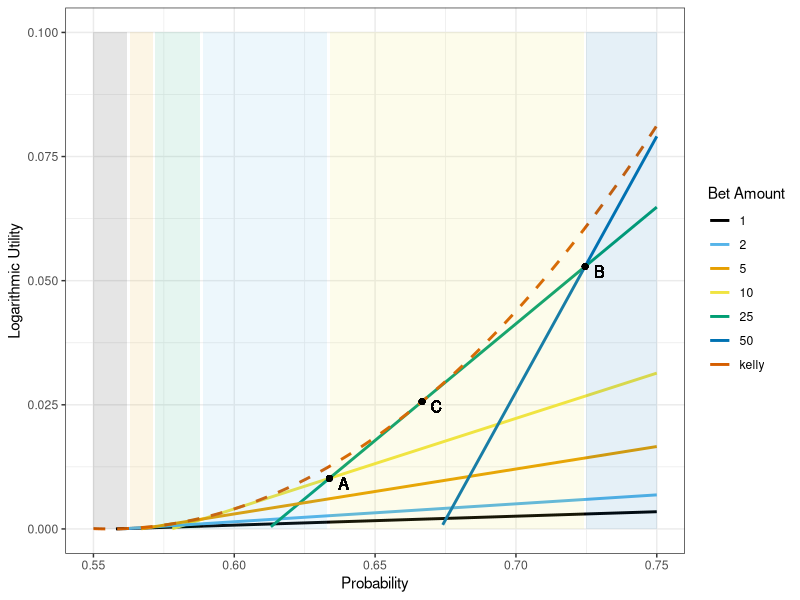
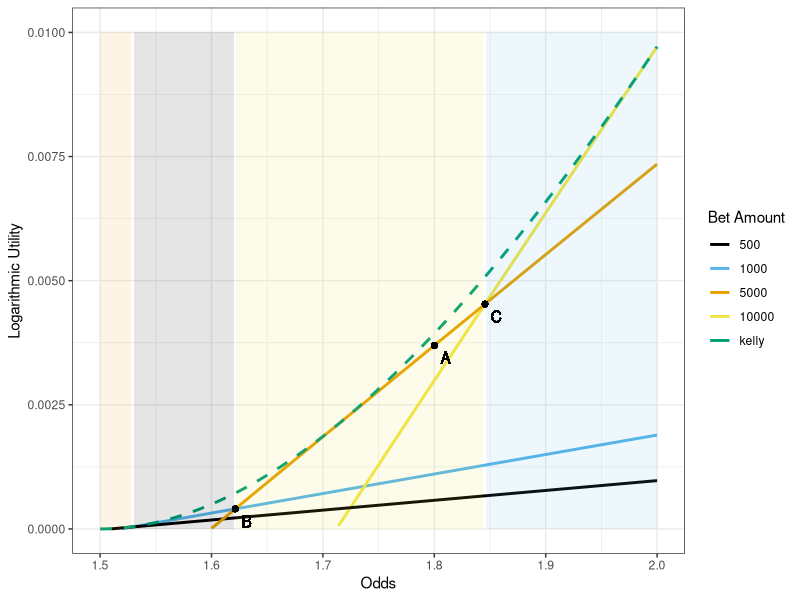

These charts were generated, in order, by the following R code: (Note: this script raises an error after producing the figures.)
library(tidyverse)

log_utility <- function(bankroll, amount, probability, odds) {
  return_this <- ifelse(amount >= bankroll, NA, 
                        probability * log(1 + odds * amount / bankroll) + 
                          (1 - probability) * log(1 - amount / bankroll))
  return_this
}

kelly <- function(odds, probability) {
  (probability * (odds + 1) - 1) / odds
}

intersection <- function(f1, f2, x_lower, x_higher, accuracy = .001, epsilon = .001){
  result = data.frame(x_values = seq(x_lower, x_higher, by = accuracy)) %>%
    mutate(f1_values = f1(x_values), f2_values = f2(x_values), difference = abs(f2_values - f1_values))
  min_difference = min(result$difference)
  min_entry = result[result$difference == min_difference,]
  if(min_difference < epsilon){
    min_entry$x_values
  }
  else{
    NA
  }
}

EV <- function(odds, probability, bet, bankroll){
  probability * log(1 + (odds * bet / bankroll)) + (1 - probability) * log(1 - (bet / bankroll))
}

my_colors <- c("#000000", "#56B4E9", "#E69F00", "#F0E442", 
               "#009E73", "#0072B2", "#D55E00", "#CC7947")

# Varying Probability

x_offset = .005
y_offset = -.001

odds = .8
probability = seq(0, 1, length.out = 1001)
bankroll = 100
amount = c(1, 2, 5, 10, 25, 50, "kelly")
univ = expand.grid(odds = odds, probability = probability, 
                   bankroll = bankroll, amount = amount, 
                   stringsAsFactors = FALSE) %>%
  mutate(
    amount_color = as.factor(amount),
    amount = ifelse(amount == "kelly", 
                    kelly(odds, probability) * bankroll, 
                    as.integer(amount)),
    utility = log_utility(bankroll = bankroll, odds = odds, 
                          probability = probability, amount = amount)) %>%
  mutate(is_kelly = ifelse(amount_color == "kelly", "Kelly", "non-Kelly"))

maxes = univ %>%
  filter(is_kelly == "non-Kelly") %>%
  group_by(odds, probability, bankroll) %>%
  slice(which.max(utility)) %>%
  select(odds, 
         probability, 
         bankroll, 
         best_bet = amount_color, 
         best_utility = utility)

graph_varyp <- univ %>%
  left_join(maxes) %>%
  ggplot(aes(x = probability, y = utility)) +
  geom_line(aes(color = amount_color, linetype = is_kelly), size = 1) +
  # geom_ribbon(aes(ymin = 0, ymax = best_utility, fill = best_bet), alpha = .1) +
  geom_ribbon(aes(ymin = 0, ymax = .1, fill = best_bet), alpha = .1) +
  xlim(.55, .75) + 
  ylim(0, .1) +
  scale_colour_manual(name  ="Bet Amount", 
                      breaks = c("1", "2", "5", "10", "25", "50", "kelly"), 
                      values = my_colors) +
  scale_fill_manual(values = my_colors) +
  scale_linetype_manual(values = c("Kelly" = "dashed", "non-Kelly" = "solid")) + 
  guides(linetype = FALSE, fill = FALSE, size = FALSE) +
  xlab("Probability") + 
  ylab("Logarithmic Utility") + 
  # ggtitle("Expected Logarithmic Utility with Varying Probability", 
  #         subtitle = "(Odds = .8, Bankroll = 100)") + 
  theme_bw() +
  geom_point(aes(x=0.7245419, y=0.05285527)) +
  geom_text(aes(x=0.7245419 + x_offset, y=0.05285527 + y_offset, label = 'B')) +
  geom_point(aes(x=0.6337606, y=0.0101877)) +
  geom_text(aes(x=0.6337606 + x_offset, y=0.0101877 + y_offset, label = 'A')) +
  geom_point(aes(x=2/3, y=0.02565368)) +
  geom_text(aes(x=2/3 + x_offset, y=0.02565368 + y_offset, label = 'C'))

ggsave(
  file = 'varyp.png', 
  plot = graph_varyp, 
  width= 6, 
  height = 4, 
  path = 'intersection_plots'
)

# Varying Odds

x_offset = .01
y_offset = -.00025

odds = seq(1, 3, length.out = 1001)
probability = .4
bankroll = 100000
amount = c(500, 1000, 5000, 10000, "kelly")
univ = expand.grid(odds = odds, probability = probability, 
                   bankroll = bankroll, amount = amount, 
                   stringsAsFactors = FALSE) %>%
  mutate(
    amount_color = as.factor(amount),
    amount = ifelse(amount == "kelly", kelly(odds, probability) * bankroll, as.integer(amount)),
    utility = log_utility(bankroll = bankroll, odds = odds, 
                          probability = probability, amount = amount)) %>%
  mutate(is_kelly = ifelse(amount_color == "kelly", "Kelly", "non-Kelly"))

maxes = univ %>%
  filter(is_kelly == "non-Kelly") %>%
  group_by(odds, probability, bankroll) %>%
  slice(which.max(utility)) %>%
  select(odds, probability, bankroll, best_bet = amount_color, best_utility = utility)

graph_varya <- univ %>%
  left_join(maxes) %>%
  ggplot(aes(x = odds, y = utility)) +
  geom_line(aes(color = amount_color, linetype = is_kelly), size = 1) + 
  # geom_ribbon(aes(ymin = 0, ymax = best_utility, fill = best_bet), alpha = .2) +
  geom_ribbon(aes(ymin = 0, ymax = .01, fill = best_bet), alpha = .1) +
  xlim(1.5, 2) + 
  ylim(0, .01) +
  scale_colour_manual(name  ="Bet Amount", breaks = c("500", "1000", "5000", "10000", "kelly"), values = my_colors) +
  scale_fill_manual(values = my_colors) +
  scale_linetype_manual(values = c("Kelly" = "dashed", "non-Kelly" = "solid")) + 
  guides(linetype = FALSE, fill = FALSE) +
  xlab("Odds") + ylab("Logarithmic Utility") + 
  # ggtitle("Expected Logarithmic Utility with Varying Odds", subtitle = "(Probability = .4, Bankroll = 100000)") + 
  theme_bw() +
  geom_point(aes(x=1.62132, y=0.0004030681)) +
  geom_text(aes(x=1.62132 + x_offset, y=0.0004030681 + y_offset, label = 'B')) +
  geom_point(aes(x=1.845514, y=0.004529356)) +
  geom_text(aes(x=1.845514 + x_offset, y=0.004529356 + y_offset, label = 'C')) +
  geom_point(aes(x=1.8, y=0.003695102)) +
  geom_text(aes(x=1.8 + x_offset, y=0.003695102 + y_offset, label = 'A'))

ggsave(
  file = 'varya.png', 
  plot = graph_varya, 
  width= 6, 
  height = 4, 
  path = 'intersection_plots'
)

# Varying Bankroll

odds <- .9
probability <- .6
bankroll <- seq(1, 1000, length.out = 1001)
amount <- c(1, 2, 5, 10, 25, 50, 100, "kelly")
univ <- 
  expand.grid(
  odds = odds, 
  robability = probability, 
  bankroll = bankroll, 
  amount = amount, 
  stringsAsFactors = FALSE
  ) %>%
  mutate(
    amount_color = as.factor(amount),
    amount = iflelse(amount == "kelly", kelly(odds, probability) * bankroll, as.integer(amount)),
    utility = log_utility(
      bankroll = bankroll, 
      odds = odds, 
      probability = probability, 
      amount = amount
      )
    ) %>%
  mutate(is_kelly = iflelse(amount_color == "kelly", "Kelly", "non-Kelly"))

maxes <- univ %>%
  filter(is_kelly == "non-Kelly") %>%
  group_by(odds, probability, bankroll) %>%
  slice(which.max(utility)) %>%
  select(odds, probability, bankroll, best_bet = amount_color, best_utility = utility)

x_offset = 5
y_offset = -.0005

my_colors <- RColorBrewer::brewer.pal(8, "Dark2")
names(my_colors) <- univ$amount_color %>%
  levels()

graph_varyb <- 
  univ %>%
  left_join(maxes) %>%
  ggplot(aes(x = bankroll, y = utility)) +
  geom_line(aes(color = amount_color, linetype = is_kelly), size = 1) + 
  # geom_ribbon(aes(ymin = 0, ymax = best_utility, fill = best_bet), alpha = .2) + 
  geom_ribbon(aes(ymin = 0, ymax = .011, fill = best_bet), alpha = .1) + 
  ylim(0, .011) + 
  xlim(0, 600) +
  scale_colour_manual(name  ="Bet Amount", breaks = c("1", "2", "5", "10", "25", "50", "100", "kelly"), values = my_colors) +
  scale_fill_manual(values = my_colors) +
  scale_linetype_manual(values = c("Kelly" = "dashed", "non-Kelly" = "solid")) + 
  guides(linetype=FALSE, fill = FALSE) +
  xlab("Bankroll") + ylab("Expected Logarithmic Utility") + 
  # ggtitle("Expected Logarithmic Utility with Varying Bankroll", subtitle = "(Probability = .6, Odds = .9)") + 
  theme_bw() + 
  geom_point(aes(x=241.618691, y=0.009733776)) +
  geom_text(aes(x=241.618691 + x_offset, y=0.009733776 + y_offset, label = 'B')) +
  geom_point(aes(x=483.237382, y=0.009733776)) +
  geom_text(aes(x=483.237382 + x_offset, y=0.009733776 + y_offset, label = 'C')) +
  geom_point(aes(x=400, y=0.01055328)) +
  geom_text(aes(x=400 + x_offset, y=0.01055328 + y_offset, label = 'A'))

ggsave(
  file = 'varyb.png', 
  plot = graph_varyb, 
  width= 6, 
  height = 4, 
  path = 'intersection_plots'
)
